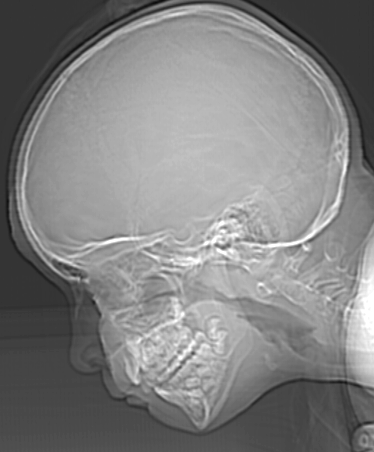
#> input picture fig.tif, 374 x 452 px
$ python Assignment2o1v1.py
#> lines starting #> are read from the running program, lines starting #| are printed output that depends on the picture
import cv2
from scipy import signal
import numpy as np
import pandas as pd
import matplotlib.pyplot as plt
imim = cv2.imread('fig.tif', cv2.IMREAD_GRAYSCALE)
#> imim is the input picture: shape (452, 374); min 12, max 255, mean 129.4
print(np.shape(imim))
#| (452, 374)
filt = pd.read_csv('filtercoef.csv', sep=',', header=None).to_numpy()
#> (reads filtercoef.csv from the repository)
print(filt)
imc = signal.convolve2d(imim,filt)
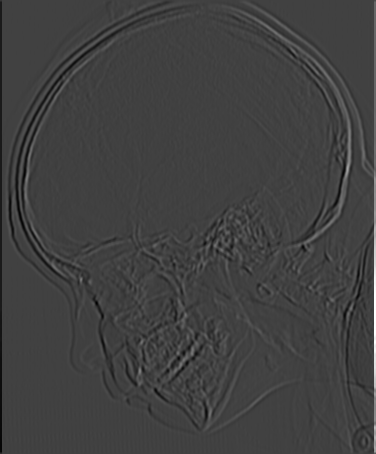
#> imc: shape (454, 376) int64; min -263, max 765, mean 0; drawn with min black and max white
plt.imshow(imc,cmap='gray')
plt.show()
